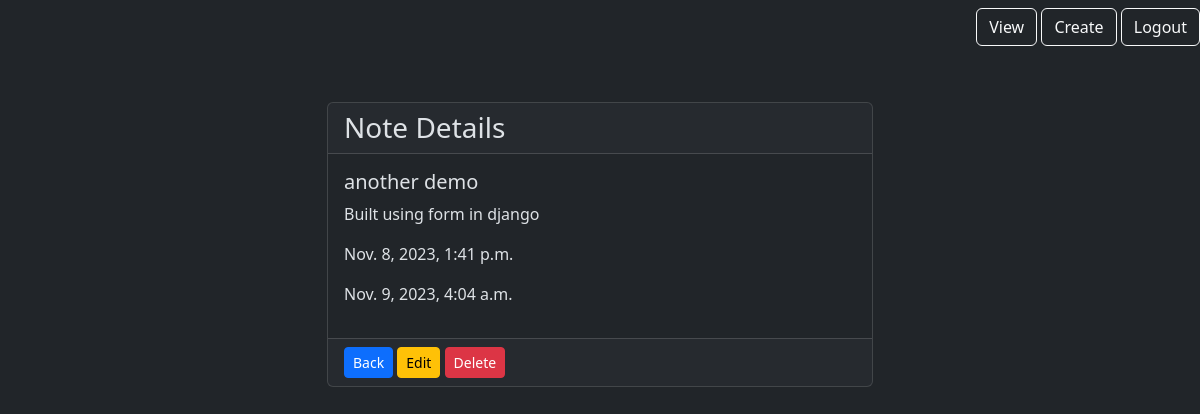
Screenshot of /smart/notes/3/ (signed in) with the database file from the repository.
### notes/models.py (models this page shows)
class Notes(models.Model):
    title=models.CharField(max_length=200)
    text=models.TextField()
    created_at = models.DateTimeField(default=timezone.now)
    modified_at = models.DateTimeField(default=timezone.now)
    user=models.ForeignKey(User, on_delete=models.CASCADE, related_name='notes')

### notes/views.py (the view)
# urls.py: path('notes/<int:pk>/', views.NotesDetailView.as_view(), name="notes.detail"),
class NotesDetailView(LoginRequiredMixin, DetailView):
    model=Notes
    context_object_name="note"
    login_url='/login'
    def get_queryset(self):
        return self.request.user.notes.all()

### notes/templates/notes/notes_detail.html
{% extends 'base.html' %}
{% load static %}
{% block content %}
    <div class="row justify-content-center">
        <div class="col-md-6">
            <div class="card">
                <div class="card-header h3">Note Details</div>
                <div class="card-body">
                    <h1 class="fs-5">{{note.title}}</h1>
                    <p>{{note.text}}</p>
                    <p>{{note.created_at}}</p>
                    <p>{{note.modified_at}}</p>
                </div>
                <div class="card-footer">
                    <a href="{% url 'notes.list' %}" class="btn btn-sm btn-primary">Back</a>
                    <a href="{% url 'notes.update' pk=note.id %}" class="btn btn-sm btn-warning">Edit</a>
                    <a href="{% url 'notes.delete' pk=note.id %}" class="btn btn-sm btn-danger">Delete</a>
                </div>
            </div>
        </div>
    </div>
{% endblock %}

### rows the page displays
Notes: title "another demo", text "Built using form in django", created_at "Nov. 8, 2023, 1:41 p.m.", modified_at "Nov. 9, 2023, 4:04 a.m."
